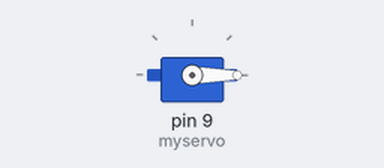
The sketch below on a simulated Arduino Uno, built with avr-gcc and run on an emulated ATmega328P. Shown: servo.

Above: at 0.05 s.
Timing chart, 0 to 3.0 s (numbered marks = the images above):
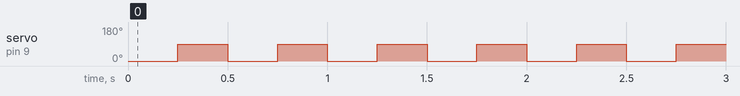

The sketch:

Servo.ino
```cpp
#include <Servo.h>
Servo myservo;


void setup(){
    myservo.attach(9);
    myservo.write(90);// move servos to center position -> 90°
}
void loop(){
    myservo.write(0);// move servos to center position -> 90°
    delay(250);
    myservo.write(90);// move servos to center position -> 60°
    delay(250);
}
```

Measured:
- by itself, servo on pin 9 (myservo): alternates 90° for 0.25 s and 0° for 0.25 s
